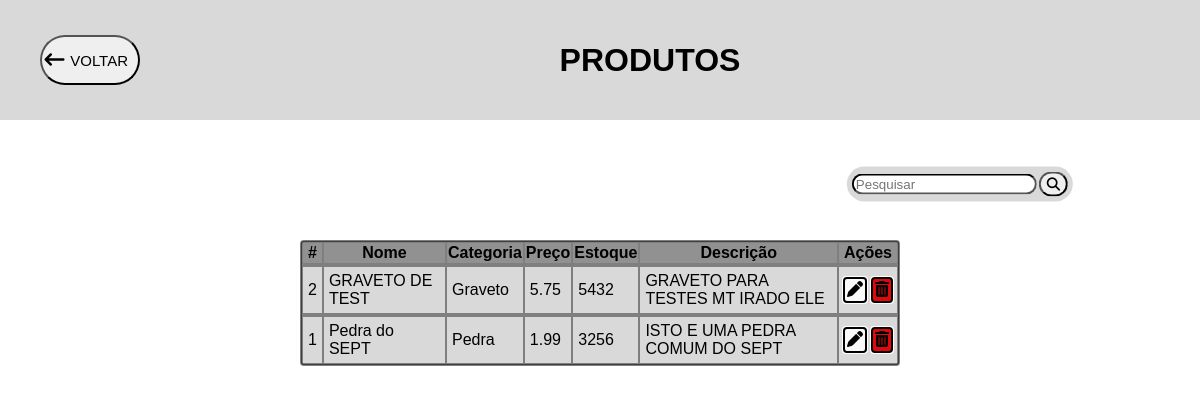
The app's page /produtosAdm.php (signed in) with its own data.
### tables this page shows
CREATE TABLE produtos
(
id INT AUTO_INCREMENT PRIMARY KEY,
nome CHAR(15) NOT NULL,
categoria ENUM('Pedra','Graveto') NOT NULL,
preco DECIMAL(4,2) NOT NULL,
estoque INT NOT NULL,
descricao VARCHAR(50)
);

### produtosAdm.php (the view, shortened to what this page needs)
<?php
include_once ("config.php");
if (empty($_GET['search'])){
    $sql = "SELECT * FROM produtos ORDER BY id DESC";
} else {
    $data = $_GET['search'];
    $sql = "SELECT * FROM produtos WHERE id LIKE '%$data%' OR nome LIKE '%d$data%' OR categoria LIKE '%$data%' OR descricao LIKE '%$data%' ";
}
$result = $connection->query($sql);
?>
<!DOCTYPE html>
<html lang="pt-br">
<head>
    <link rel="stylesheet" href="styles/estiloProdutosAdm.css">
</head>
<body>
    <header>
        <div class="header">
            <div class="voltar">
                <a href="admboard.php"><button id="botao_voltar">VOLTAR</button></a>
                <a href="admboard.php"><i class="fa-solid fa-arrow-left-long" ></i></a>
            </div>
            <h1><b>PRODUTOS</b></h1>
        </div>
    </header>
    <div class="pesquisa">
        <input type="search" placeholder="Pesquisar" id="pesquisar">
        <button class="lupa" onclick="searchData()"><i class="fa-solid fa-magnifying-glass"></i></button>
    </div>
    <table class="tabela">
        <thead>
            <tr>
                <th>#</th>
                <th>Nome</th>
                <th>Categoria</th>
                <th>Preço</th>
                <th>Estoque</th>
                <th>Descrição</th>
                <th>Ações</th>
            </tr>
        </thead>
        <tbody>
            <?php
                while($user_data = mysqli_fetch_assoc($result)){
                    echo "<tr>";
                    echo "<tr>";
                    echo "<td>" . $user_data['id'], '</td>';
                    echo "<td>" . $user_data['nome'], '</td>';
                    echo "<td>" . $user_data['categoria'], '</td>';
                    echo "<td>" . $user_data['preco'], '</td>';
                    echo "<td>" . $user_data['estoque'], '</td>';
                    echo "<td>" . $user_data['descricao'], '</td>';
                    echo "<td>
                    <div class= 'icones'>
                        <div class= 'lapis'>
                            <a href='formProd.php?id=$user_data[id]&table=produtos'><i class='fa-solid fa-pen' title='Editar' ></i></a>
                        </div>
                        <div class= 'lixo'>
                            <a href='delete.php?id=$user_data[id]&table=produtos'><i class='fa-solid fa-trash-can' title='Excluir'></i></a>
                        </div>
                        </div>
                    </td>";
                }
                        ?>
        </tbody>
    </table>
</body>
</html>

### styles/estiloProdutosAdm.css (style rules this page uses)
body { font-family: Arial; }
a { color: black; }
.header { background-color: #D9D9D9; position: fixed; width: 100%; right: 0px; top: 0px; height: 15%; display: flex; justify-content: center; align-items: center; z-index: 80; }
.voltar { position: relative; display: flex; justify-content: center; align-items: center; flex-direction: row; right: 35%; }
.voltar i { color: black; font-size: 20px; position: absolute; transform: translateY(-50%); top: 50%; left: 5px; }
#botao_voltar { font-size: 20px; width: 100px; height: 50px; font-size: 15px; border-radius: 25px; padding-left: 25px; }
.pesquisa { display: flex; align-items: center; flex-direction: row; position: absolute; gap: 2px; transform: translate(-50%,-50%); top: 23%; left: 80%; height: 25px; padding: 5px; background-color: #D9D9D9; border-radius: 50px; }
.pesquisa input { border-color: black; border-radius: 50px; outline: none; }
.pesquisa button { border-radius: 50px; height: 25px; }
.tabela { max-height: 100px; overflow-y: auto; border: 1px solid #D9D9D9D9; position: absolute; transform:translateX(-50%); top: 30%; left: 50%; outline: auto; outline-color: rgba(0, 0, 0, 0.5); background-color: rgb(0, 0, 0, 0.5); }
thead { background-color: #949494d9; }
td { background-color: rgba(217, 217, 217, 100); padding: 5px; }
.icones { display: flex; justify-content: center; align-items: center; flex-direction: row; }
.lapis { background-color: #f9f9f9; padding: 3px; max-width: fit-content; outline: auto; margin-right: 3px; }
.lixo { background-color: rgb(224, 8, 8); padding: 3px; max-width: fit-content; outline: auto; margin-left: 3px; }
.lixo i { cursor: pointer; }

### records on screen
produtos: id "2", nome "GRAVETO DE TEST", categoria "Graveto", preco "5.75", estoque "5432", descricao "GRAVETO PARA TESTES MT IRADO ELE"
produtos: id "1", nome "Pedra do SEPT", categoria "Pedra", preco "1.99", estoque "3256", descricao "ISTO E UMA PEDRA COMUM DO SEPT"
